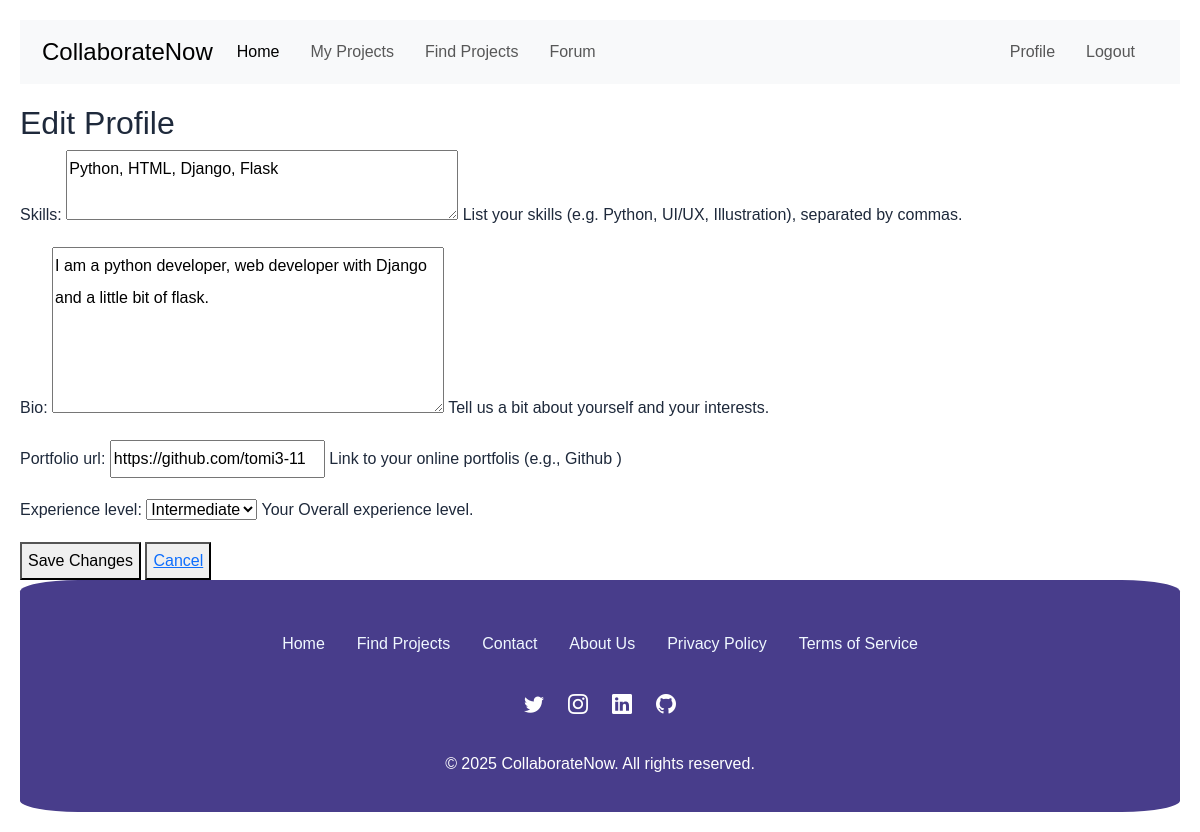
Screenshot of /accounts/profile/edit/ (signed in) with the database file from the repository.
### accounts/models.py (models this page shows, shortened)
class UserProfile(models.Model):
    user =models.OneToOneField(User, on_delete=models.CASCADE, related_name='profile')
    skills = models.TextField(blank=True, help_text="List your skills (e.g. Python, UI/UX, Illustration), separated by commas.")
    bio = models.TextField(blank=True, help_text="Tell us a bit about yourself and your interests.")
    portfolio_url = models.URLField(blank=True, null=True, help_text='Link to your online portfolis (e.g., Github )')
    experience_level = models.CharField(
        max_length=200,
        choices=[
            ('beginner', 'Beginner'),
            ('intermediate', 'Intermediate'),
            ('advanced', 'Advanced'),
            ('expert', 'Expert'),
        ],
        blank=True,
        null=True,
        help_text='Your Overall experience level.'
    )

### accounts/views.py (the view)
# urls.py: path('profile/edit/', views.edit_profile, name='edit_profile'),
@login_required
def edit_profile(request):
    try:
        user_profile = request.user.profile
    except UserProfile.DoesNotExist:
        user_profile = UserProfile(user=request.user)
        user_profile.save()
    if request.method == 'POST':
        form = UserProfileForm(request.POST, instance=user_profile)
        if form.is_valid():
            form.save()
            messages.success(request, 'Profile updated successfully.')
            return redirect('accounts:profile')
    else:
        form = UserProfileForm(instance=user_profile)
    context = {'form': form}
    return render(request, 'accounts/edit_profile.html', context)

### accounts/forms.py
class UserProfileForm(forms.ModelForm):
    class Meta:
        model = UserProfile
        fields = ['skills', 'bio', 'portfolio_url', 'experience_level']
        widgets = {
            'skills': forms.Textarea(attrs={'rows': 2}),
            'bio': forms.Textarea(attrs={'rows': 5}),
        }

### accounts/templates/accounts/edit_profile.html (shortened to what this page needs)
{% extends 'accounts/base.html' %}
{% block content %}
    <h2>Edit Profile</h2>
    <form method="post">
        {{ form.as_p }}
        <button type="submit">Save Changes</button>
        <button><a href="{% url 'accounts:profile' %}">Cancel</a></button>
    </form>
{% endblock %}

### accounts/templates/accounts/base.html (style rules this page uses)
:root { --primary-color: #2563eb; --dark-color: #1e293b; --light-color: #f8fafc; --accent-color: #3b82f6; }
body { font-family: sans-serif; color: var(--dark-color); line-height: 2; margin: 20px; }

### rows the page displays
UserProfile: skills "Python, HTML, Django, Flask", bio "I am a python developer, web developer with Django and a little bit of flask.", portfolio_url "https://github.com/tomi3-11", experience_level "Intermediate"
